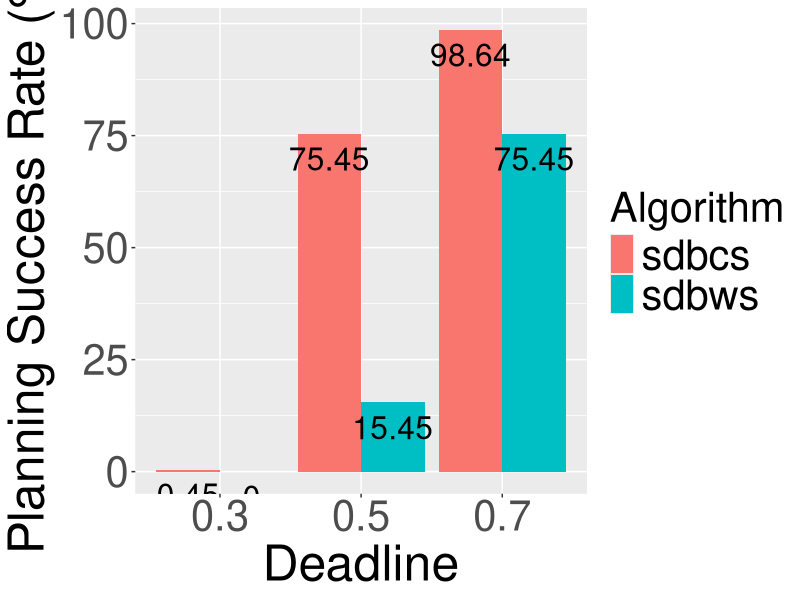
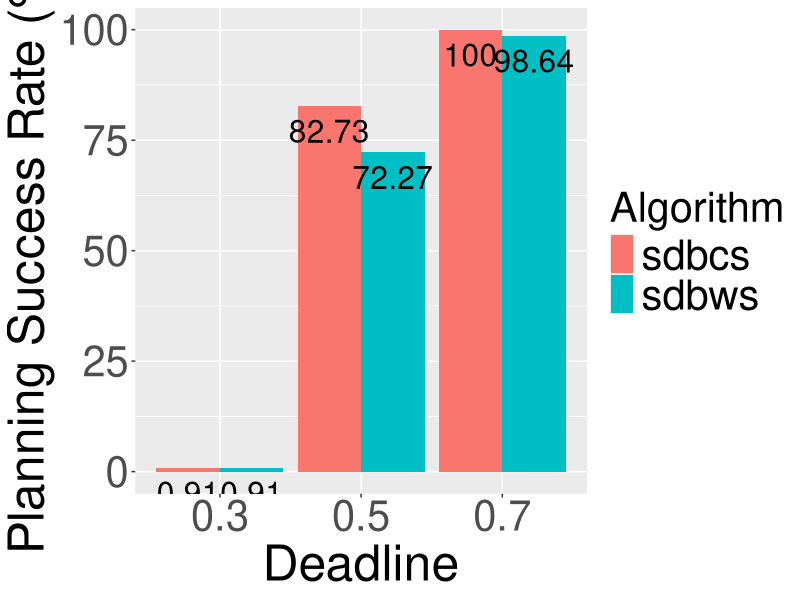
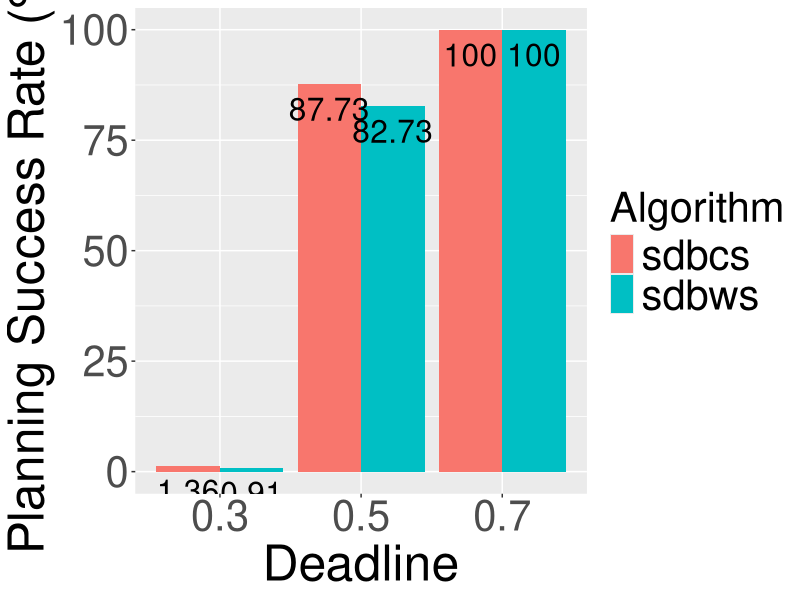

Source code (R) for these figures, in order:
setwd('/Users/yoshimori/Studyspace/Magisterka/CloudFunctionOptimizer')
library('ggplot2')

# Generally it does not look pretty :(

results = read.table("./results.csv",header = TRUE)

sdbcs = results[results[, "algorithm"] == "sdbcs",]
sdbws = results[results[, "algorithm"] == "sdbws",]

sdbcs_B03 = sdbcs[sdbcs[, "budget"] == 0.3,]
sdbcs_B03_D03 = sdbcs_B03[sdbcs_B03[, "deadline"] == 0.3,]
sdbcs_B03_D03_SR = round(nrow(sdbcs_B03_D03[sdbcs_B03_D03[, "inConstrains"] == 1,])/2.2, 2)
sdbcs_B03_D05 = sdbcs_B03[sdbcs_B03[, "deadline"] == 0.5,]
sdbcs_B03_D05_SR = round(nrow(sdbcs_B03_D05[sdbcs_B03_D05[, "inConstrains"] == 1,])/2.2, 2)
sdbcs_B03_D07 = sdbcs_B03[sdbcs_B03[, "deadline"] == 0.7,]
sdbcs_B03_D07_SR = round(nrow(sdbcs_B03_D07[sdbcs_B03_D07[, "inConstrains"] == 1,])/2.2, 2)

sdbcs_B05 = sdbcs[sdbcs[, "budget"] == 0.5,]
sdbcs_B05_D03 = sdbcs_B05[sdbcs_B05[, "deadline"] == 0.3,]
sdbcs_B05_D03_SR = round(nrow(sdbcs_B05_D03[sdbcs_B05_D03[, "inConstrains"] == 1,])/2.2, 2)
sdbcs_B05_D05 = sdbcs_B05[sdbcs_B05[, "deadline"] == 0.5,]
sdbcs_B05_D05_SR = round(nrow(sdbcs_B05_D05[sdbcs_B05_D05[, "inConstrains"] == 1,])/2.2, 2)
sdbcs_B05_D07 = sdbcs_B05[sdbcs_B05[, "deadline"] == 0.7,]
sdbcs_B05_D07_SR = round(nrow(sdbcs_B05_D07[sdbcs_B05_D07[, "inConstrains"] == 1,])/2.2, 2)

sdbcs_B07 = sdbcs[sdbcs[, "budget"] == 0.7,]
sdbcs_B07_D03 = sdbcs_B07[sdbcs_B07[, "deadline"] == 0.3,]
sdbcs_B07_D03_SR = round(nrow(sdbcs_B07_D03[sdbcs_B07_D03[, "inConstrains"] == 1,])/2.2, 2)
sdbcs_B07_D05 = sdbcs_B07[sdbcs_B07[, "deadline"] == 0.5,]
sdbcs_B07_D05_SR = round(nrow(sdbcs_B07_D05[sdbcs_B07_D05[, "inConstrains"] == 1,])/2.2, 2)
sdbcs_B07_D07 = sdbcs_B07[sdbcs_B07[, "deadline"] == 0.7,]
sdbcs_B07_D07_SR = round(nrow(sdbcs_B07_D07[sdbcs_B07_D07[, "inConstrains"] == 1,])/2.2, 2)

sdbws_B03 = sdbws[sdbws[, "budget"] == 0.3,]
sdbws_B03_D03 = sdbws_B03[sdbws_B03[, "deadline"] == 0.3,]
sdbws_B03_D03_SR = round(nrow(sdbws_B03_D03[sdbws_B03_D03[, "inConstrains"] == 1,])/2.2, 2)
sdbws_B03_D05 = sdbws_B03[sdbws_B03[, "deadline"] == 0.5,]
sdbws_B03_D05_SR = round(nrow(sdbws_B03_D05[sdbws_B03_D05[, "inConstrains"] == 1,])/2.2, 2)
sdbws_B03_D07 = sdbws_B03[sdbws_B03[, "deadline"] == 0.7,]
sdbws_B03_D07_SR = round(nrow(sdbws_B03_D07[sdbws_B03_D07[, "inConstrains"] == 1,])/2.2, 2)

sdbws_B05 = sdbws[sdbws[, "budget"] == 0.5,]
sdbws_B05_D03 = sdbws_B05[sdbws_B05[, "deadline"] == 0.3,]
sdbws_B05_D03_SR = round(nrow(sdbws_B05_D03[sdbws_B05_D03[, "inConstrains"] == 1,])/2.2, 2)
sdbws_B05_D05 = sdbws_B05[sdbws_B05[, "deadline"] == 0.5,]
sdbws_B05_D05_SR = round(nrow(sdbws_B05_D05[sdbws_B05_D05[, "inConstrains"] == 1,])/2.2, 2)
sdbws_B05_D07 = sdbws_B05[sdbws_B05[, "deadline"] == 0.7,]
sdbws_B05_D07_SR = round(nrow(sdbws_B05_D07[sdbws_B05_D07[, "inConstrains"] == 1,])/2.2, 2)

sdbws_B07 = sdbws[sdbws[, "budget"] == 0.7,]
sdbws_B07_D03 = sdbws_B07[sdbws_B07[, "deadline"] == 0.3,]
sdbws_B07_D03_SR = round(nrow(sdbws_B07_D03[sdbws_B07_D03[, "inConstrains"] == 1,])/2.2, 2)
sdbws_B07_D05 = sdbws_B07[sdbws_B07[, "deadline"] == 0.5,]
sdbws_B07_D05_SR = round(nrow(sdbws_B07_D05[sdbws_B07_D05[, "inConstrains"] == 1,])/2.2, 2)
sdbws_B07_D07 = sdbws_B07[sdbws_B07[, "deadline"] == 0.7,]
sdbws_B07_D07_SR = round(nrow(sdbws_B07_D07[sdbws_B07_D07[, "inConstrains"] == 1,])/2.2, 2)

budget_03 <- data.frame("Algorithm"=c("sdbcs", "sdbcs", "sdbcs", "sdbws", "sdbws", "sdbws"), "Deadline" = c("0.3", "0.5", "0.7", "0.3", "0.5", "0.7"), "Success Rate" = c(sdbcs_B03_D03_SR, sdbcs_B03_D05_SR, sdbcs_B03_D07_SR, sdbws_B03_D03_SR, sdbws_B03_D05_SR, sdbws_B03_D07_SR))
budget_05 <- data.frame("Algorithm"=c("sdbcs", "sdbcs", "sdbcs", "sdbws", "sdbws", "sdbws"), "Deadline" = c("0.3", "0.5", "0.7", "0.3", "0.5", "0.7"), "Success Rate" = c(sdbcs_B05_D03_SR, sdbcs_B05_D05_SR, sdbcs_B05_D07_SR, sdbws_B05_D03_SR, sdbws_B05_D05_SR, sdbws_B05_D07_SR))
budget_07 <- data.frame("Algorithm"=c("sdbcs", "sdbcs", "sdbcs", "sdbws", "sdbws", "sdbws"), "Deadline" = c("0.3", "0.5", "0.7", "0.3", "0.5", "0.7"), "Success Rate" = c(sdbcs_B07_D03_SR, sdbcs_B07_D05_SR, sdbcs_B07_D07_SR, sdbws_B07_D03_SR, sdbws_B07_D05_SR, sdbws_B07_D07_SR))

ggplot(data=budget_03, aes(x=Deadline, y=Success.Rate, fill=Algorithm)) + geom_bar(stat="identity", position=position_dodge()) + geom_text(aes(label=Success.Rate), vjust=1.6, color="black", position = position_dodge(0.9), size=8) + ylab("Planning Success Rate (%)") + theme(plot.title = element_text(hjust = 0.5)) + theme(axis.title=element_text(size=36)) + theme(axis.text.y = element_text(size=30)) + theme (axis.text.x = element_text(size=30)) + theme(legend.text = element_text(size = 30), legend.title = element_text(size = 30))
ggplot(data=budget_05, aes(x=Deadline, y=Success.Rate, fill=Algorithm)) + geom_bar(stat="identity", position=position_dodge()) + geom_text(aes(label=Success.Rate), vjust=1.6, color="black", position = position_dodge(0.9), size=8) + ylab("Planning Success Rate (%)") + theme(plot.title = element_text(hjust = 0.5)) + theme(axis.title=element_text(size=36)) + theme(axis.text.y = element_text(size=30)) + theme (axis.text.x = element_text(size=30)) + theme(legend.text = element_text(size = 30), legend.title = element_text(size = 30))
ggplot(data=budget_07, aes(x=Deadline, y=Success.Rate, fill=Algorithm)) + geom_bar(stat="identity", position=position_dodge()) + geom_text(aes(label=Success.Rate), vjust=1.6, color="black", position = position_dodge(0.9), size=8) + ylab("Planning Success Rate (%)") + theme(plot.title = element_text(hjust = 0.5)) + theme(axis.title=element_text(size=36)) + theme(axis.text.y = element_text(size=30)) + theme (axis.text.x = element_text(size=30)) + theme(legend.text = element_text(size = 30), legend.title = element_text(size = 30))

